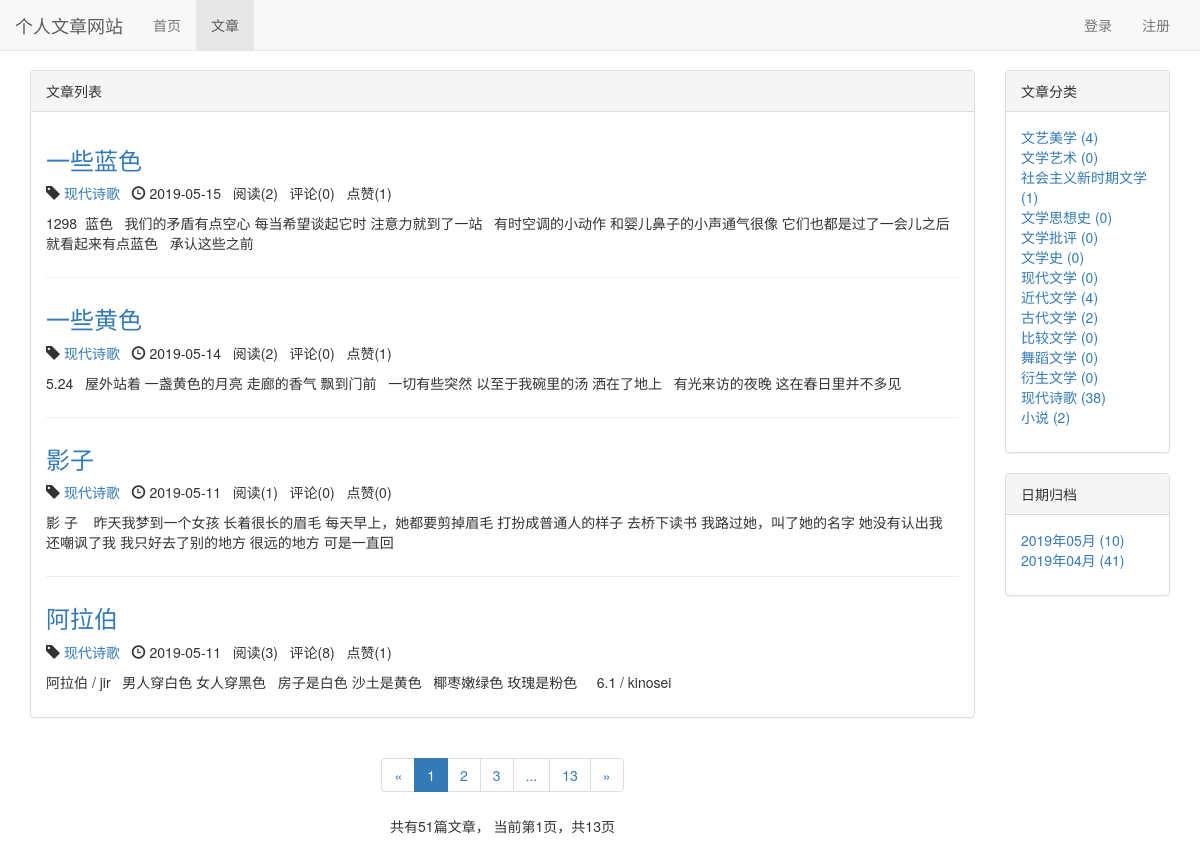
Screenshot of /blog/ with the database file from the repository.
### blog/models.py (models this page shows, shortened)
class Blog(models.Model, ReadNumExpandMethod):
    title = models.CharField('标题',max_length=50)
    blog_type = models.ForeignKey(BlogType, on_delete=models.CASCADE,verbose_name = '文章类型')
    content = RichTextUploadingField()  #文本内容，富文本标签
    author = models.ForeignKey(User, on_delete=models.CASCADE,verbose_name = '作者')
    read_details = GenericRelation(ReadDetail)
    created_time = models.DateTimeField('创建时间',auto_now_add=True)
    last_updated_time = models.DateTimeField('最后更新时间',auto_now=True)
    class Meta:
        ordering = ['-created_time']
        verbose_name = '文章'
        verbose_name_plural = '文章'

class BlogType(models.Model):
    type_name = models.CharField(max_length=15,verbose_name = '文章类型')
    def __str__(self):
        return self.type_name
    class Meta:
        verbose_name = '文章类型'
        verbose_name_plural = '文章类型'

### read_statistics/models.py (models this page shows)
class ReadNum(models.Model):
    read_num = models.IntegerField(default=0,verbose_name = '阅读数')
    content_type = models.ForeignKey(ContentType, on_delete=models.CASCADE)
    object_id = models.PositiveIntegerField()
    content_object = GenericForeignKey('content_type', 'object_id')
    class Meta:
        verbose_name = '阅读次数'
        verbose_name_plural = '阅读次数'

### likes/models.py (models this page shows)
class LikeCount(models.Model):
    content_type = models.ForeignKey(ContentType, on_delete=models.CASCADE)
    object_id = models.PositiveIntegerField()
    content_object = GenericForeignKey('content_type', 'object_id')
    liked_num = models.IntegerField(default=0)#已点赞数量，默认数量为1

### blog/views.py (the view)
# urls.py: path('', views.blog_list, name = 'blog_list'),
def blog_list(request):
	blogs_all_list = Blog.objects.all()
	context = get_blog_list_common_date(request,blogs_all_list)
	return render(request, 'blog/blog_list.html', context)

### comment/templatetags/comment_tags.py (called while the page is built)
@register.simple_tag
def get_comment_count(obj):
    content_type = ContentType.objects.get_for_model(obj)
    return Comment.objects.filter(content_type=content_type, object_id=obj.pk).count()#.pk是获取obj的组件值

### likes/templatetags/likes_tags.py (called while the page is built)
@register.simple_tag
def get_like_count(obj):    #获取点赞的数量
    content_type = ContentType.objects.get_for_model(obj)
    like_count, created = LikeCount.objects.get_or_create(content_type=content_type, object_id=obj.pk)  #此数据可能不存在，使用方法get_or_create
    return like_count.liked_num

### read_statistics/models.py (called while the page is built)
      def get_read_num(self):
        try:
            ct = ContentType.objects.get_for_model(self)
            readnum = ReadNum.objects.get(content_type = ct, object_id = self.pk)
            return readnum.read_num
        except exceptions.ObjectDoesNotExist:
            return 0

### user/context_processors.py (called while the page is built)
def login_modal_form(request):
    return {'login_modal_form': LoginForm()}

### blog/templates/blog/blog_list.html (shortened to what this page needs)
{% extends 'base.html' %}
{% block nav_blog_active %}active{% endblock %}
{% load staticfiles %}
{% load comment_tags %}
{% load likes_tags %}
{% block header_extends %}
    <link rel="stylesheet" href="{% static 'blog/blog.css' %}">
{% endblock %}
{% block content %}
    <div class="container">
        <div class="row">
            <div class="col-xs-12 col-sm-8 col-md-9 col-lg-10">
                <div class="panel panel-default">
                    <div class="panel-heading">{% block blog_list_title %}文章列表{% endblock %}</div>
                    <div class="panel-body">
                        {% for blog in blogs %}
                            <div class="blog">
                                <h3><a href="{% url 'blog_detail' blog.pk %}">{{ blog.title }}</a></h3>
                                <p class="blog-info">
                                    <span class="glyphicon glyphicon-tag"></span> <a href="{% url 'blogs_with_type' blog.blog_type.pk %}">{{ blog.blog_type }}</a>&nbsp;&nbsp;
                                    <span class="glyphicon glyphicon-time"></span> {{ blog.created_time|date:"Y-m-d" }}&nbsp;&nbsp;
                                    阅读({{ blog.get_read_num }})&nbsp;&nbsp;
                                    评论({% get_comment_count blog %})&nbsp;&nbsp;
                                    点赞({% get_like_count blog %})
                                </p>
                                <p>{{ blog.content|striptags|truncatechars:150|safe }}</p>
                            </div>
                        {% empty %}
                            <div class="blog">
                                <h3>暂无博客，敬请期待</h3>
                            </div>
                        {% endfor %}
                    </div>
                </div>
                <div class="paginator">
                    <ul class="pagination">
                        <li>
                            {% if page_of_blogs.has_previous %}
                                <a href="?page={{ page_of_blogs.previous_page_number }}" aria-label="Previous">
                                    <span aria-hidden="true">&laquo;</span>
                                </a>
                            {% else %}
                                <span aria-hidden="true">&laquo;</span>
                            {% endif %}
                        </li>
                        {% for page_num in page_range %}
                            {% if page_num == page_of_blogs.number %}
                                <li class="active"><span>{{ page_num }}</span></li>
                            {% else %}
                                {% if page_num == '...' %}
                                    <li><span>{{ page_num }}</span></li>
                                {% else %}
                                    <li><a href="?page={{ page_num }}">{{ page_num }}</a></li>
                                {% endif %}
                            {% endif %}
                        {% endfor %}
                        <li>
                            {% if page_of_blogs.has_next %}
                                <a href="?page={{ page_of_blogs.next_page_number }}" aria-label="Next">
                                    <span aria-hidden="true">&raquo;</span>
                                </a>
                            {% else %}
                                <span aria-hidden="true">&raquo;</span>
                            {% endif %}
                        </li>
                    </ul>
                    <p>
                        共有{{ page_of_blogs.paginator.count }}篇文章，
                        当前第{{ page_of_blogs.number }}页，共{{ page_of_blogs.paginator.num_pages }}页
                    </p>
                </div>
            </div>
            <div class="hidden-xs col-sm-4 col-md-3 col-lg-2">
                <div class="panel panel-default">
                    <div class="panel-heading">文章分类</div>
                    <div class="panel-body">
                        <ul class="blog-types">
                            {% for blog_type in blog_types %}
                                <li>
                                    <a href="{% url 'blogs_with_type' blog_type.pk %}">
                                        {{ blog_type.type_name }} ({{ blog_type.blog_count }})
                                    </a>
                                </li>
                            {% empty %}
                                <li>暂无分类</li>
                            {% endfor %}
                        </ul>
                    </div>
                </div>
                <div class="panel panel-default">
                    <div class="panel-heading">日期归档</div>
                    <div class="panel-body">
                        <ul>
                            {% for blog_date, blog_count in blog_dates.items %}
                                <li>
                                    <a href="{% url 'blogs_with_date' blog_date.year blog_date.month %}">
                                        {{ blog_date|date:"Y年m月" }} ({{ blog_count }})
                                    </a>
                                </li>
                            {% endfor %}
                        </ul>
                    </div>
                </div>
            </div>
        </div>
    </div>
{% endblock %}

### templates/base.html (shortened to what this page needs)
{% load staticfiles %}
<!DOCTYPE html>
<html lang="zh-CN">
<head>
    <link rel="stylesheet" href="{% static 'base.css' %}">
    <link rel="stylesheet" href="{% static 'bootstrap-3.3.7/css/bootstrap.min.css' %}">
    {% block header_extends %}{% endblock %}
</head>
<body>
    <div class="navbar navbar-default navbar-fixed-top" role="navigation">
        <div class="container-fluid">
            <div class="navbar-header">
                <a class="navbar-brand" href="{% url 'home' %}">个人文章网站</a>
            </div>
            <div id="navbar-collapse" class="collapse navbar-collapse">
                <ul class="nav navbar-nav">
                    <li class="{% block nav_home_active %}{% endblock %}">
                        <a href="{% url 'home' %}">首页</a>
                    </li>
                    <li class="{% block nav_blog_active %}{% endblock %}">
                        <a href="{% url 'blog_list' %}">文章</a>
                    </li>
                </ul>
                <ul class="nav navbar-nav navbar-right">
                    {% if not user.is_authenticated %}
                        <li>
                            <a href="{% url 'login' %}?from={{ request.get_full_path }}">登录</a>
                        </li>
                        <li>
                            <a href="{% url 'register' %}?from={{ request.get_full_path }}">注册</a>
                        </li>
                    {% endif %}
                </ul>
            </div>
        </div>
    </div>
    {% block content %}{% endblock %}
</body>
</html>

### static/base.css (style rules this page uses)
* { margin: 0; padding: 0; }
body { margin-top:70px!important; }
ul { list-style-type: none; }
ul.navbar-right { margin-right: 0; }

### blog/static/blog/blog.css (style rules this page uses)
ul.blog-types { list-style-type: none; }
div.blog:not(:last-child) { margin-bottom: 2em; padding-bottom: 1em; border-bottom: 1px solid #eee; }
div.paginator { text-align: center; }

### rows the page displays
Blog: title "一些蓝色", blog_type "现代诗歌", created_time "2019-05-15", get_read_num "2", id "0", id.liked_num "1", content "1298 蓝色 我们的矛盾有点空心 每当希望谈起它时 注意力就到了一站 有时空调的小动作 和婴儿鼻子的小声通气很像 它们也都是过了一会儿之后 就看起来有点蓝色 承认这些之前"
Blog: title "一些黄色", blog_type "现代诗歌", created_time "2019-05-14", get_read_num "2", id "0", id.liked_num "1", content "5.24 屋外站着 一盏黄色的月亮 走廊的香气 飘到门前 一切有些突然 以至于我碗里的汤 洒在了地上 有光来访的夜晚 这在春日里并不多见"
Blog: title "影子", blog_type "现代诗歌", created_time "2019-05-11", get_read_num "1", id "0", id.liked_num "0", content "影 子 昨天我梦到一个女孩 长着很长的眉毛 每天早上，她都要剪掉眉毛 打扮成普通人的样子 去桥下读书 我路过她，叫了她的名字 她没有认出我 还嘲讽了我 我只好去了别的地方 很远的地方 可是一直回"
Blog: title "阿拉伯", blog_type "现代诗歌", created_time "2019-05-11", get_read_num "3", id "8", id.liked_num "1", content "阿拉伯 / jir 男人穿白色 女人穿黑色 房子是白色 沙土是黄色 椰枣嫩绿色 玫瑰是粉色 6.1 / kinosei"
BlogType: type_name "文艺美学", blog_count "4"
BlogType: type_name "文学艺术", blog_count "0"
BlogType: type_name "社会主义新时期文学", blog_count "1"
BlogType: type_name "文学思想史", blog_count "0"
BlogType: type_name "文学批评", blog_count "0"
BlogType: type_name "文学史", blog_count "0"
BlogType: type_name "现代文学", blog_count "0"
BlogType: type_name "近代文学", blog_count "4"
BlogType: type_name "古代文学", blog_count "2"
BlogType: type_name "比较文学", blog_count "0"
BlogType: type_name "舞蹈文学", blog_count "0"
BlogType: type_name "衍生文学", blog_count "0"
BlogType: type_name "现代诗歌", blog_count "38"
BlogType: type_name "小说", blog_count "2"

### other values shown
{{ page_num }} "1"
{{ page_num }} "2" "3" "13"
{{ page_num }} "..."
{{ page_of_blogs.paginator.count }} "51"
{{ page_of_blogs.number }} "1"
{{ page_of_blogs.paginator.num_pages }} "13"
{{ blog_date|date:"Y年m月" }} "2019年05月" "2019年04月"
{{ blog_count }} "10" "41"
